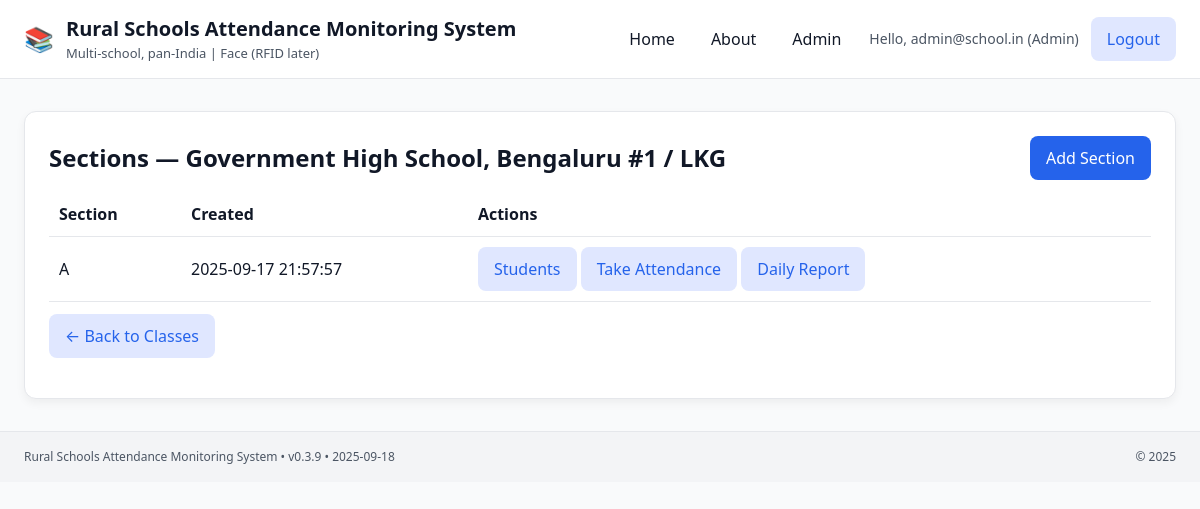
The app's page /admin/classes/705/sections (signed in) with its own data.
### tables this page shows
CREATE TABLE schools (
  id INTEGER PRIMARY KEY AUTOINCREMENT,
  name TEXT NOT NULL UNIQUE,
  address TEXT,
  state TEXT,
  district TEXT,
  is_active INTEGER NOT NULL DEFAULT 1,
  created_at DATETIME DEFAULT (datetime('now'))
);

CREATE TABLE classes (
  id INTEGER PRIMARY KEY AUTOINCREMENT,
  school_id INTEGER NOT NULL,
  name TEXT NOT NULL,
  is_active INTEGER NOT NULL DEFAULT 1,
  created_at DATETIME DEFAULT (datetime('now')),
  UNIQUE(school_id, name),
  FOREIGN KEY (school_id) REFERENCES schools(id)
);

CREATE TABLE sections (
  id INTEGER PRIMARY KEY AUTOINCREMENT,
  class_id INTEGER NOT NULL,
  name TEXT NOT NULL,
  is_active INTEGER NOT NULL DEFAULT 1,
  created_at DATETIME DEFAULT (datetime('now')),
  UNIQUE(class_id, name),
  FOREIGN KEY (class_id) REFERENCES classes(id)
);

### app.py (the view)
@app.route("/admin/classes/<int:class_id>/sections")
@login_required
@role_required("Admin")
def admin_sections_list(class_id):
    cls = get_class(class_id)
    if not cls:
        flash("Class not found.", "error")
        return redirect(url_for("admin_schools_list"))
    rows = list_sections_by_class(class_id)
    return render_template("admin_sections_list.html", cls=cls, sections=rows)

### app.py (called while the page is built)
def current_user():
    return session.get("user")

def login_required(f):
    @wraps(f)
    def wrapper(*args, **kwargs):
        if not current_user():
            flash("Please sign in to continue.", "info")
            return redirect(url_for("login"))
        return f(*args, **kwargs)
    return wrapper

def role_required(*roles):
    def decorator(f):
        @wraps(f)
        def wrapper(*args, **kwargs):
            user = current_user()
            if not user:
                flash("Please sign in to continue.", "info")
                return redirect(url_for("login"))
            if user["role"] not in roles:
                abort(403)
            return f(*args, **kwargs)
        return wrapper
    return decorator

@app.context_processor
def inject_globals():
    return dict(
        APP_NAME=APP_NAME,
        APP_VERSION=APP_VERSION,
        APP_DATE=APP_DATE,
        current_user=current_user(),
    )

### db.py (called while the page is built)
def get_conn():
    conn = sqlite3.connect(DB_PATH)
    conn.row_factory = sqlite3.Row
    return conn

def get_class(class_id: int):
    with get_conn() as conn:
        cur = conn.execute("""
            SELECT c.id, c.school_id, c.name, c.is_active, c.created_at,
                   s.name AS school_name
            FROM classes c
            JOIN schools s ON s.id = c.school_id
            WHERE c.id = ? AND c.is_active = 1 AND s.is_active = 1
        """, (class_id,))
        return cur.fetchone()

def list_sections_by_class(class_id: int):
    with get_conn() as conn:
        cur = conn.execute("""
            SELECT id, class_id, name, is_active, created_at
            FROM sections
            WHERE class_id = ? AND is_active = 1
            ORDER BY name COLLATE NOCASE
        """, (class_id,))
        return cur.fetchall()

### templates/admin_sections_list.html
{% extends "base.html" %}
{% block content %}
<section class="card">
  <div style="display:flex;justify-content:space-between;align-items:center;gap:12px;flex-wrap:wrap">
    <h2 style="margin:0">Sections — {{ cls.school_name }} / {{ cls.name }}</h2>
    <a class="btn btn-primary" href="{{ url_for('admin_sections_new', class_id=cls.id) }}">Add Section</a>
  </div>
  {% if sections %}
    <div style="overflow:auto;margin-top:12px">
      <table style="width:100%;border-collapse:collapse">
        <thead>
          <tr style="text-align:left;border-bottom:1px solid var(--border)">
            <th style="padding:10px">Section</th>
            <th style="padding:10px">Created</th>
            <th style="padding:10px">Actions</th>
          </tr>
        </thead>
        <tbody>
          {% for s in sections %}
          <tr style="border-bottom:1px solid var(--border)">
            <td style="padding:10px">{{ s.name }}</td>
            <td style="padding:10px">{{ s.created_at }}</td>
            <td style="padding:10px;white-space:nowrap">
              <a class="btn btn-ghost"
                 href="{{ url_for('admin_students_list', class_id=cls.id, section_id=s.id) }}">
                Students
              </a>
              <a class="btn btn-ghost"
                 href="{{ url_for('attendance_select', class_id=cls.id) }}">
                Take Attendance
              </a>
              <a class="btn btn-ghost"
                 href="{{ url_for('attendance_report_daily', class_id=cls.id) }}">
                Daily Report
              </a>
            </td>
          </tr>
          {% endfor %}
        </tbody>
      </table>
    </div>
  {% else %}
    <p style="margin-top:12px;color:var(--muted)">No sections yet. Click “Add Section”.</p>
  {% endif %}
  <p style="margin-top:12px">
    <a class="btn btn-ghost" href="{{ url_for('admin_classes_list', school_id=cls.school_id) }}">← Back to Classes</a>
  </p>
</section>
{% endblock %}

### templates/base.html (style rules this page uses)
:root { --bg:#f9fafb; --text:#111827; --muted:#4b5563; --brand:#2563eb; --brand-ghost:#e0e7ff; --card:#ffffff; --border:#e5e7eb; --header:#ffffff; --footer:#f3f4f6; }
* { box-sizing:border-box }
html,body { height:100% }
body { margin:0; background:var(--bg); color:var(--text); font-family:system-ui,-apple-system,Segoe UI,Roboto,Inter,Arial,sans-serif; line-height:1.5; }
.btn { display:inline-block; text-decoration:none; padding:10px 16px; border-radius:8px }
.btn-primary { background:var(--brand); color:#fff }
.btn-ghost { background:var(--brand-ghost); color:var(--brand) }
.card { background:var(--card); border:1px solid var(--border); border-radius:12px; padding:24px; box-shadow:0 4px 10px rgba(0,0,0,.05); }

### records on screen
schools: school_name "Government High School, Bengaluru #1"
classes: name "LKG"
sections: name "A", created_at "2025-09-17 21:57:57"

### other values on screen
{{ current_user.login_id }} "admin@school.in"
{{ current_user.role }} "Admin"
{{ APP_NAME }} "Rural Schools Attendance Monitoring System"
{{ APP_VERSION }} "v0.3.9"
{{ APP_DATE }} "2025-09-18"
